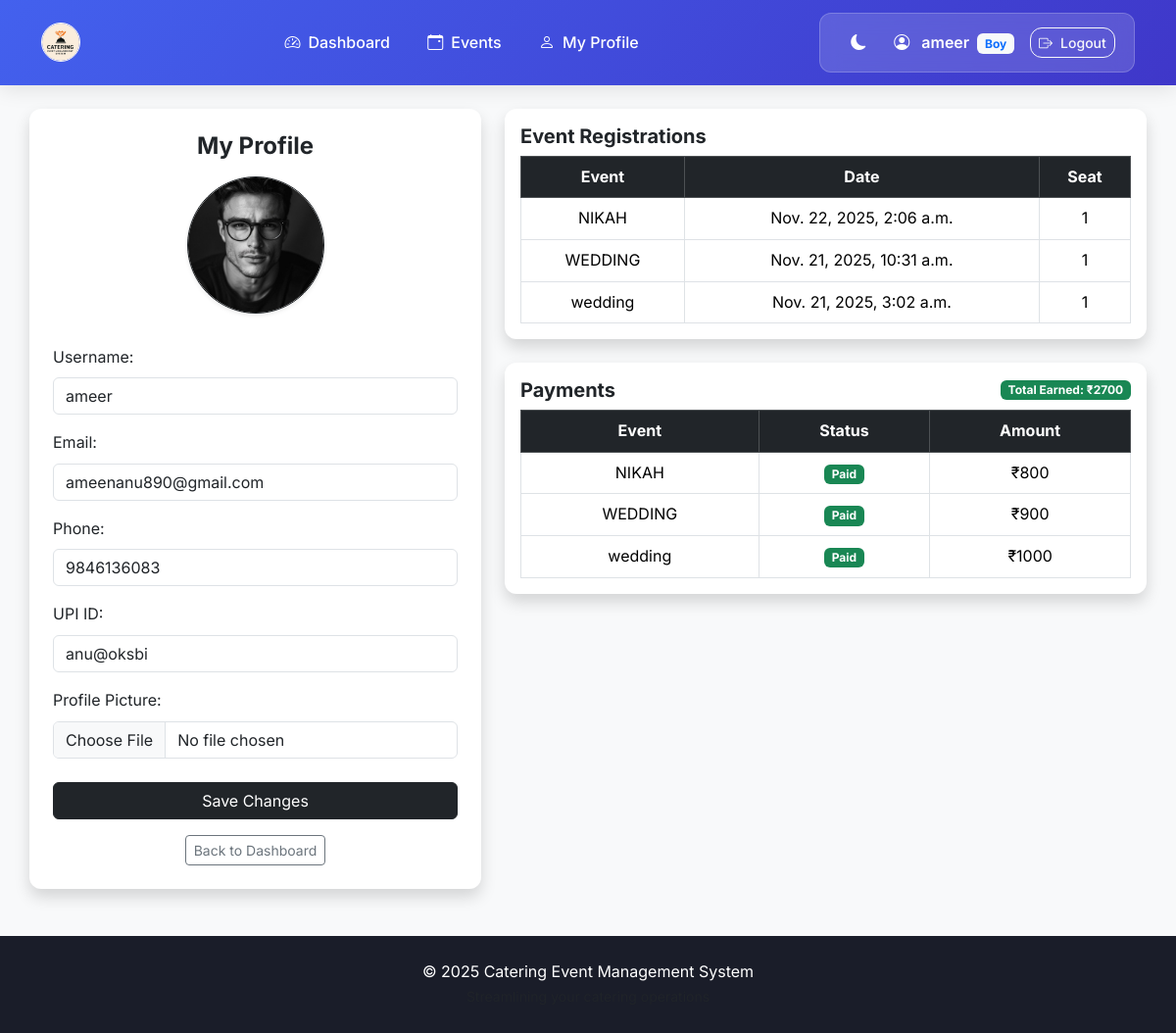
Page /boy/profile/ (signed in) on the committed database.
### event_app/models.py (models this page shows, shortened)
class CustomUser(AbstractUser):
    staff_id = models.CharField(max_length=20, unique=True, null=True, blank=True)
    boy_id = models.CharField(max_length=20, unique=True, null=True, blank=True)
    is_staff_user = models.BooleanField(default=False)
    is_boy_user = models.BooleanField(default=False)
    first_time_login = models.BooleanField(default=True)
    profile_pic = models.ImageField(upload_to="profile_pics/", blank=True, null=True)
    phone = models.CharField(max_length=15, blank=True, null=True)
    upi_id = models.CharField(max_length=50, blank=True, null=True)

class Registration(models.Model):
    boy = models.ForeignKey(
        settings.AUTH_USER_MODEL,
        on_delete=models.CASCADE,
        limit_choices_to={'is_boy_user': True}
    )
    event = models.ForeignKey(Event, on_delete=models.CASCADE)
    seat_number = models.PositiveIntegerField()
    registration_date = models.DateTimeField(auto_now_add=True)

class Event(models.Model):
    STATUS_CHOICES = (
        ('upcoming', 'Upcoming'),
        ('completed', 'Completed'),
    )
    title = models.CharField(max_length=200)
    date = models.DateField()
    location = models.CharField(max_length=200)
    description = models.TextField(blank=True, null=True)
    total_seats = models.PositiveIntegerField()
    payment_per_boy = models.PositiveIntegerField()
    event_status = models.CharField(max_length=20, choices=STATUS_CHOICES, default='upcoming')
    created_by = models.ForeignKey(
        settings.AUTH_USER_MODEL,
        on_delete=models.SET_NULL,
        null=True,
        limit_choices_to={'is_staff_user': True}
    )
    created_at = models.DateTimeField(auto_now_add=True)
    image = models.ImageField(upload_to="event_images/", null=True, blank=True)

class Payment(models.Model):
    STATUS_CHOICES = (
        ('Pending', 'Pending'),
        ('Paid', 'Paid'),
    )
    registration = models.ForeignKey(Registration, on_delete=models.CASCADE)
    amount = models.PositiveIntegerField()
    payment_status = models.CharField(max_length=20, choices=STATUS_CHOICES, default='Pending')
    payment_id = models.CharField(max_length=200, blank=True, null=True)  # Razorpay order/payment id
    paid_at = models.DateTimeField(blank=True, null=True)

### event_app/views.py (the view, shortened to what this page needs)
# urls.py: path("boy/profile/", views.BoyProfileView.as_view(), name="boy_profile"),
class BoyProfileView(LoginRequiredMixin, BoyOnlyMixin, View):
    template_name = "boy/profile.html"
    def get(self, request):
        user = request.user
        form = BoyProfileForm(instance=user)
        registrations = Registration.objects.filter(boy=user).select_related("event").order_by("-registration_date")
        payments = Payment.objects.filter(registration__boy=user).select_related("registration__event").order_by("-paid_at")
        total_earnings = payments.filter(payment_status="Paid").aggregate(
            total=models.Sum("amount")
        )["total"] or 0
        context = {
            "form": form,
            "target_user": user,
            "registrations": registrations,
            "payments": payments,
            "total_earnings": total_earnings,
            "is_staff_view": False,
        }
        return render(request, self.template_name, context)

### event_app/forms.py
class BoyProfileForm(forms.ModelForm):
    class Meta:
        model = CustomUser
        fields = ["username", "email", "phone", "upi_id", "profile_pic"]
        widgets = {
            "username": forms.TextInput(attrs={"class": "form-control", "readonly": "readonly"}),
            "email": forms.EmailInput(attrs={"class": "form-control"}),
            "phone": forms.NumberInput(attrs={"class": "form-control"}),
            "upi_id": forms.TextInput(attrs={"class": "form-control"}),
            "profile_pic": forms.FileInput(attrs={"class": "form-control"}),
        }

### event_app/views.py (called while the page is built)
    def dispatch(self, request, *args, **kwargs):
        if not request.user.is_authenticated or not request.user.is_boy_user:
            messages.error(request, "Access denied.")
            return redirect("boy_login")
        return super().dispatch(request, *args, **kwargs)

### event_app/templates/boy/profile.html (shortened to what this page needs)
{% extends "base.html" %}
{% load static %}
{% block content %}
<div class="row">
    <div class="col-md-5">
        <div class="card shadow p-4 mb-4">
            <h4 class="fw-bold text-center mb-3">
                {% if is_staff_view %}
                Catering Boy Profile
                {% else %}
                My Profile
                {% endif %}
            </h4>
            {% load static %}
            <div class="text-center mb-3">
                {% if target_user.profile_pic %}
                <img src="{{ target_user.profile_pic.url }}" class="rounded-circle border border-dark shadow-sm mb-3"
                    style="width:140px; height:140px; object-fit:cover;" alt="Profile Picture">
                {% else %}
                <img src="{% static 'images/default_profile.jpg' %}"
                    class="rounded-circle border border-dark shadow-sm mb-3"
                    style="width:140px; height:140px; object-fit:cover;" alt="Default Picture">
                {% endif %}
            </div>
            <form method="POST" enctype="multipart/form-data">
                <div class="mb-3">
                    <label class="form-label">Username:</label>
                    {{ form.username }}
                </div>
                <div class="mb-3">
                    <label class="form-label">Email:</label>
                    {{ form.email }}
                </div>
                <div class="mb-3">
                    <label class="form-label">Phone:</label>
                    {{ form.phone }}
                </div>
                <div class="mb-3">
                    <label class="form-label">UPI ID:</label>
                    {{ form.upi_id }}
                </div>
                <div class="mb-3">
                    <label class="form-label">Profile Picture:</label>
                    {{ form.profile_pic }}
                </div>
                {% if not is_staff_view %}
                <button class="btn btn-dark w-100 mt-2">Save Changes</button>
                {% endif %}
            </form>
            <div class="mt-3 text-center">
                {% if is_staff_view %}
                <a href="{% url 'view_boys' %}" class="btn btn-outline-secondary btn-sm">Back to Boys List</a>
                {% else %}
                <a href="{% url 'boy_dashboard' %}" class="btn btn-outline-secondary btn-sm">Back to Dashboard</a>
                {% endif %}
            </div>
        </div>
    </div>
    <div class="col-md-7">
        <div class="card shadow p-3 mb-4">
            <h5 class="fw-bold mb-2">Event Registrations</h5>
            <table class="table table-bordered text-center mb-0">
                <thead class="table-dark">
                    <tr>
                        <th>Event</th>
                        <th>Date</th>
                        <th>Seat</th>
                    </tr>
                </thead>
                <tbody>
                    {% for r in registrations %}
                    <tr>
                        <td>{{ r.event.title }}</td>
                        <td>{{ r.registration_date }}</td>
                        <td>{{ r.seat_number }}</td>
                    </tr>
                    {% empty %}
                    <tr>
                        <td colspan="3" class="text-muted">No registrations yet</td>
                    </tr>
                    {% endfor %}
                </tbody>
            </table>
        </div>
        <div class="card shadow p-3">
            <div class="d-flex justify-content-between align-items-center mb-2">
                <h5 class="fw-bold mb-0">Payments</h5>
                <span class="badge bg-success">
                    Total Earned: ₹{{ total_earnings }}
                </span>
            </div>
            <table class="table table-bordered text-center mb-0">
                <thead class="table-dark">
                    <tr>
                        <th>Event</th>
                        <th>Status</th>
                        <th>Amount</th>
                    </tr>
                </thead>
                <tbody>
                    {% for p in payments %}
                    <tr>
                        <td>{{ p.registration.event.title }}</td>
                        <td>
                            {% if p.payment_status == "Paid" %}
                            <span class="badge bg-success">Paid</span>
                            {% else %}
                            <span class="badge bg-warning">Pending</span>
                            {% endif %}
                        </td>
                        <td>₹{{ p.amount }}</td>
                    </tr>
                    {% empty %}
                    <tr>
                        <td colspan="3" class="text-muted">No payments yet</td>
                    </tr>
                    {% endfor %}
                </tbody>
            </table>
        </div>
    </div>
</div>
{% endblock %}

### event_app/templates/base.html (shortened to what this page needs)
{% load static %}
<!DOCTYPE html>
<html lang="en">
<head>
    <link href="https://cdn.jsdelivr.net/npm/bootstrap@5.3.3/dist/css/bootstrap.min.css" rel="stylesheet">
    <link rel="stylesheet" href="https://cdn.jsdelivr.net/npm/bootstrap-icons@1.11.1/font/bootstrap-icons.css">
</head>
<body class="bg-light fade-in">
    <nav class="navbar navbar-expand-lg navbar-dark sticky-top">
        <div class="container">
            <a class="navbar-brand d-flex align-items-center" href="{% if user.is_authenticated %}{% if user.is_staff_user %}{% url 'staff_dashboard' %}{% else %}{% url 'boy_dashboard' %}{% endif %}{% else %}#{% endif %}">
                <img src="{% static 'images/logo.png' %}" alt="Logo" width="40" height="40" class="me-2 rounded-circle border border-light">
            </a>
            <div class="collapse navbar-collapse" id="navbarContent">
                {% if user.is_authenticated %}
                <ul class="navbar-nav mx-auto mb-2 mb-lg-0">
                    {% if user.is_boy_user %}
                    <li class="nav-item"><a class="nav-link text-white" href="{% url 'boy_dashboard' %}"><i class="bi bi-speedometer2 me-2"></i>Dashboard</a></li>
                    <li class="nav-item"><a class="nav-link text-white" href="{% url 'view_events' %}"><i class="bi bi-calendar-event me-2"></i>Events</a></li>
                    <li class="nav-item"><a class="nav-link text-white" href="{% url 'boy_profile' %}"><i class="bi bi-person me-2"></i>My Profile</a></li>
                    {% endif %}
                </ul>
                {% endif %}
                <div class="d-flex align-items-center user-info-box">
                    <button id="theme-toggle" class="btn btn-sm btn-link text-white p-0 me-3 theme-toggle-btn" title="Toggle theme" aria-label="Toggle dark mode">
                        <i id="theme-icon" class="bi bi-moon-fill fs-6"></i>
                    </button>
                    {% if user.is_authenticated %}
                    <span class="text-white fw-semibold me-3">
                        <i class="bi bi-person-circle me-2"></i>
                        {{ user.username }}
                        {% if user.is_boy_user %}<span class="badge bg-light text-primary ms-1">Boy</span>{% endif %}
                    </span>
                    <a href="{% url 'logout' %}" class="btn btn-outline-light btn-sm">
                        <i class="bi bi-box-arrow-right me-2"></i>Logout
                    </a>
                    {% endif %}
                </div>
            </div>
        </div>
    </nav>
    <div class="container py-4 main-content">
        {% block content %}{% endblock %}
    </div>
    <footer class="footer text-center">
        <div class="container">
            <p class="mb-0">© 2025 Catering Event Management System</p>
            <small class="text-muted">Streamlining your catering operations</small>
        </div>
    </footer>
</body>
</html>

### event_app/templates/base.html (style rules this page uses)
:root { --primary: #4361ee; --primary-light: #4895ef; --secondary: #3f37c9; --success: #4cc9f0; --dark: #1a1d29; --light: #f8f9fa; --gray: #6c757d; --gray-light: #e9ecef; --border-radius: 12px; --box-shadow: 0 10px 30px rgba(0, 0, 0, 0.08); --transition: all 0.3s cubic-bezier(0.25, 0.8, 0.25, 1); }
body { font-family: 'Inter', sans-serif; background-color: var(--light); color: var(--dark); transition: var(--transition); display: flex; flex-direction: column; min-height: 100vh; line-height: 1.6; }
.navbar { background: linear-gradient(135deg, var(--primary) 0%, var(--secondary) 100%); box-shadow: 0 4px 20px rgba(0, 0, 0, 0.1); padding: 0.8rem 0; transition: var(--transition); }
.navbar-brand { font-weight: 700; font-size: 1.4rem; letter-spacing: -0.5px; display: flex; align-items: center; transition: var(--transition); }
.navbar-brand img { transition: var(--transition); border-radius: 10px; }
.nav-link { font-weight: 500; padding: 0.5rem 1rem !important; margin: 0 0.2rem; border-radius: var(--border-radius); transition: var(--transition); position: relative; overflow: hidden; }
.nav-link::before { content: ''; position: absolute; bottom: 0; left: 50%; width: 0; height: 2px; background: rgba(255, 255, 255, 0.8); transition: var(--transition); transform: translateX(-50%); }
.user-info-box { background: rgba(255, 255, 255, 0.15); backdrop-filter: blur(10px); border-radius: var(--border-radius); padding: 0.6rem 1.2rem; border: 1px solid rgba(255, 255, 255, 0.2); transition: var(--transition); }
.theme-toggle-btn { transition: var(--transition); border-radius: 50%; width: 40px; height: 40px; display: flex; align-items: center; justify-content: center; }
.btn-outline-light { border-radius: var(--border-radius); transition: var(--transition); font-weight: 500; }
.main-content { flex: 1; padding: 2rem 0; }
.card { border: none; border-radius: var(--border-radius); box-shadow: var(--box-shadow); transition: var(--transition); overflow: hidden; }
.footer { background-color: var(--dark); color: white; padding: 1.5rem 0; margin-top: auto; transition: var(--transition); }
.fade-in { animation: fadeIn 0.5s ease-in-out; }

### rows in the picture
CustomUser: username "ameer", profile_pic (picture), email "ameenanu890@gmail.com", phone "9846136083", upi_id "anu@oksbi"
Registration: event "NIKAH", registration_date "Nov. 22, 2025, 2:06 a.m.", seat_number "1"
Registration: event "WEDDING", registration_date "Nov. 21, 2025, 10:31 a.m.", seat_number "1"
Registration: event "wedding", registration_date "Nov. 21, 2025, 3:02 a.m.", seat_number "1"
Payment: registration.event "NIKAH", payment_status "Paid", amount "800"
Payment: registration.event "WEDDING", payment_status "Paid", amount "900"
Payment: registration.event "wedding", payment_status "Paid", amount "1000"

### other values in the picture
{{ total_earnings }} "2700"
